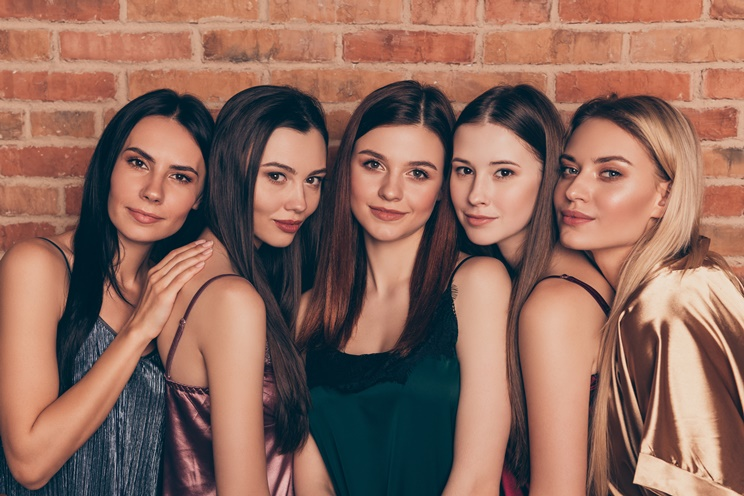
#> input picture 468 Face Landmark/friends.jpg, 744 x 496 px, given in place of mama.mp4, which was not available
$ jupyter execute 'face mosaic_video.ipynb'
#> lines starting #> are read from the running program, lines starting #| are printed output that depends on the picture; after the words box and inside, x2 and y2 are one past the last pixel; in counts of white or black regions, pixels touching at a corner belong together; pictures that were not available may be replaced by others from this repository, and a replacement may not be noted
#> further down, frame is the input picture: shape (496, 744, 3); mean B, G, R 92.3, 105.1, 141.8
[cell 1]
from google.colab import drive
drive.mount('/content/gdrive')

[cell 2]
import cv2
face_cascade_name = 'gdrive/My Drive/CV/Face Detection/data/haarcascades/haarcascade_frontalface_alt.xml'     # 얼굴을 인식하는 feature 파일
file_name = '/content/gdrive/MyDrive/CV/Age and Gender Recognition/mama.mp4' # 원본 동영상
output_name = 'output_video.mp4'  # detection 된 output 동영상
ratio = 0.05  # 얼굴영역 축소 비율 초기값

[cell 3]
def detectAndDisplay(frame):
    # GRAY 이미지로 변환
    frame_gray = cv2.cvtColor(frame, cv2.COLOR_BGR2GRAY)
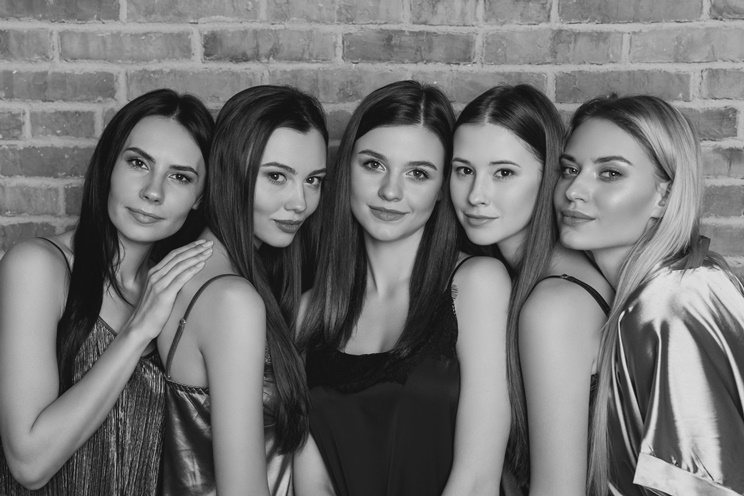
#> frame_gray: shape (496, 744); min 11, max 228, mean 114.6
    frame_gray = cv2.equalizeHist(frame_gray)
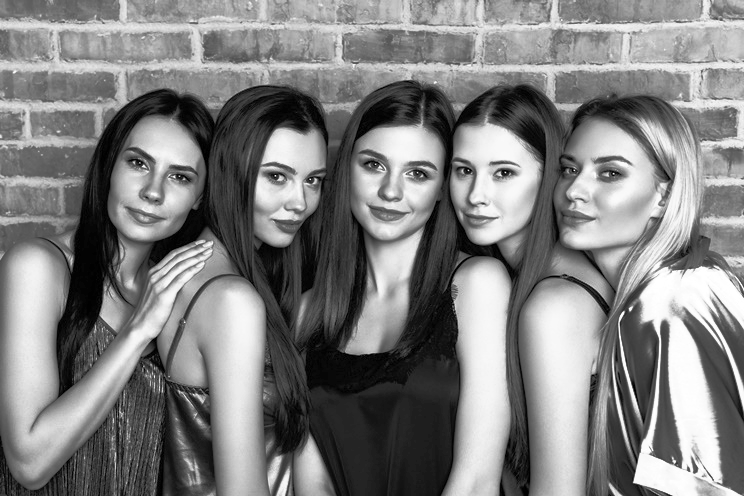
#> frame_gray: shape (496, 744); min 0, max 255, mean 128.3
    #-- Detect faces
    faces = face_cascade.detectMultiScale(frame_gray)
#> faces = [[431, 131, 107, 107], [338, 125, 114, 114], [244, 139, 101, 101], [101, 125, 113, 113], [527, 119, 130, 130]]
    for (x,y,w,h) in faces:
      faceROI = cv2.resize(frame[y: y + h, x: x + w], None, fx=ratio, fy=ratio, interpolation=cv2.INTER_NEAREST)
      frame[y: y + h, x: x + w] = cv2.resize(faceROI, (w, h), interpolation=cv2.INTER_NEAREST)
#> this loop made 5 passes
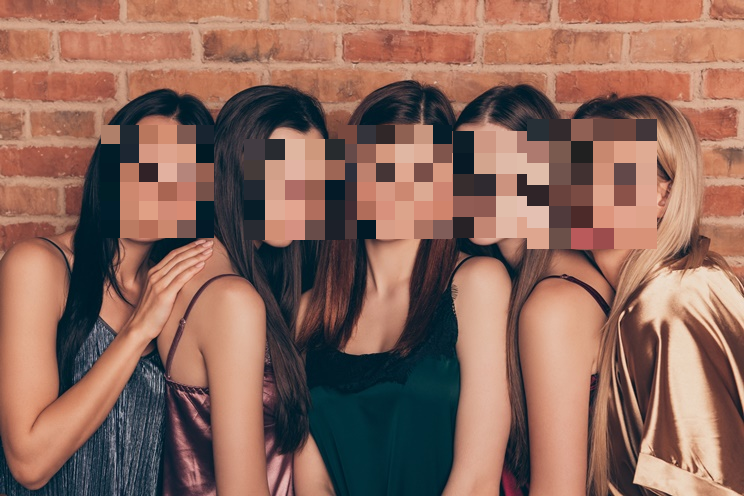
#> frame: shape (496, 744, 3); 16.27% of pixels changed, all inside (x1, y1, x2, y2) = (101, 119, 657, 249)

    # video 를 disk 에 output 하기 위해 writer 를 초기화한다.
    global writer
    if writer is None and output_name is not None:
        fourcc = cv2.VideoWriter_fourcc(*"MJPG")    # 코덱 정의
        writer = cv2.VideoWriter(output_name, fourcc, 30,
                (frame.shape[1], frame.shape[0]), True)

    # disk 에 frame 을 write 합니다.
    if writer is not None:
        writer.write(frame)

[cell 4]
# face_cascade 인스턴스를 생성한다.
face_cascade = cv2.CascadeClassifier()

# cascades 파일을 불러온다.
if not face_cascade.load(cv2.samples.findFile(face_cascade_name)):
    print('--(!)Error loading face cascade')
    exit(0)

[cell 5]
# 원본 동영상에서 video stream을 읽어온다.
cap = cv2.VideoCapture(file_name)
writer = None
if not cap.isOpened:
    print('--(!)Error opening video capture')
    exit(0)
while True:
    ret, frame = cap.read()
    if frame is None:
        # close the video file pointers
        cap.release()
        # close the writer point
        writer.release()
        print('--(!) No captured frame -- Break!')
        break
    detectAndDisplay(frame)  # frame 을 보낸다.
